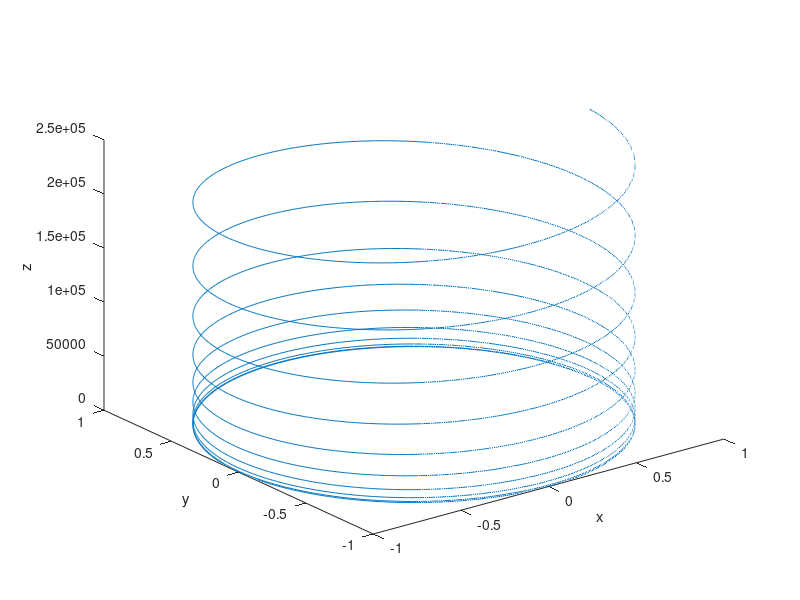

Recreate this plot in MATLAB.
clc;
clear all;
close all;

% Name of the company: Think Soft Research;
% Project Name:3D plot;
%  Date: Feb 8, 2019
% Time: 1:40PM


t = 0.01:.01:20*pi;
x=cos(t);
y=sin(t);
z=t.^3;
plot3(x,y,z);
xlabel('x');
ylabel('y');
zlabel('z');
